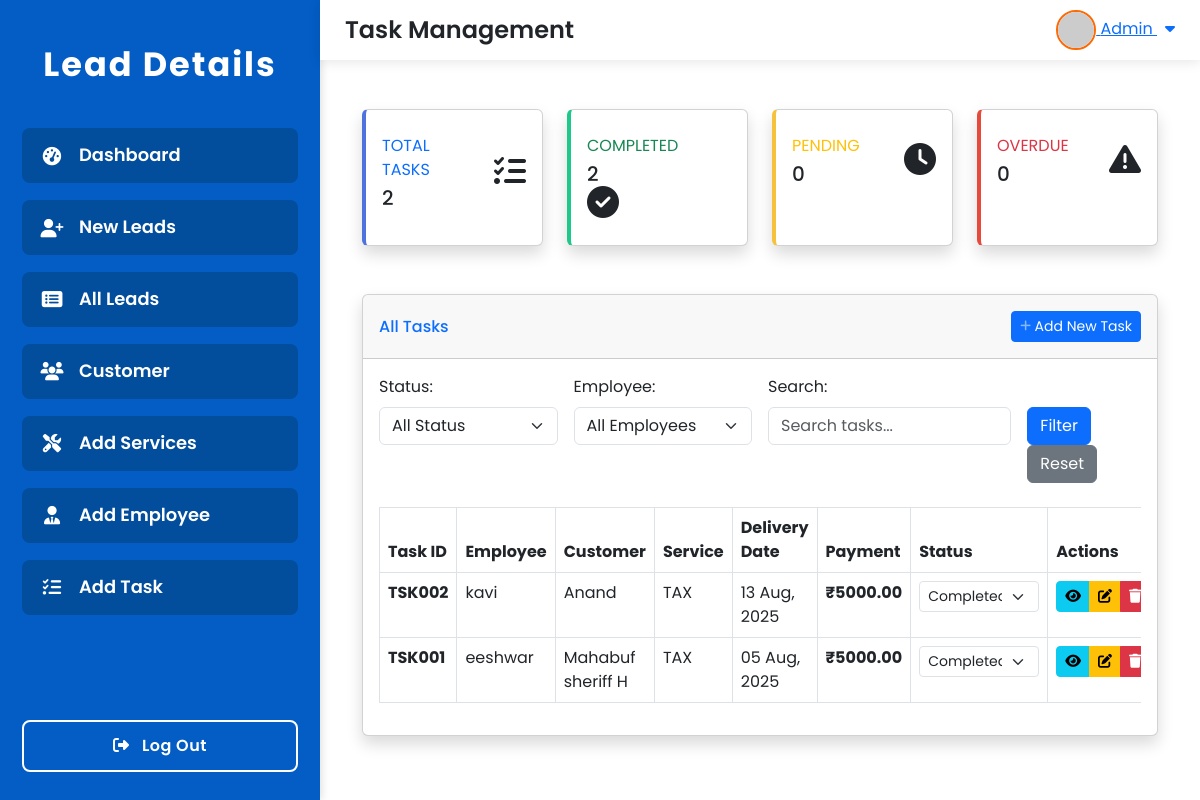
/task-list/, run on an earlier commit of the app's database.
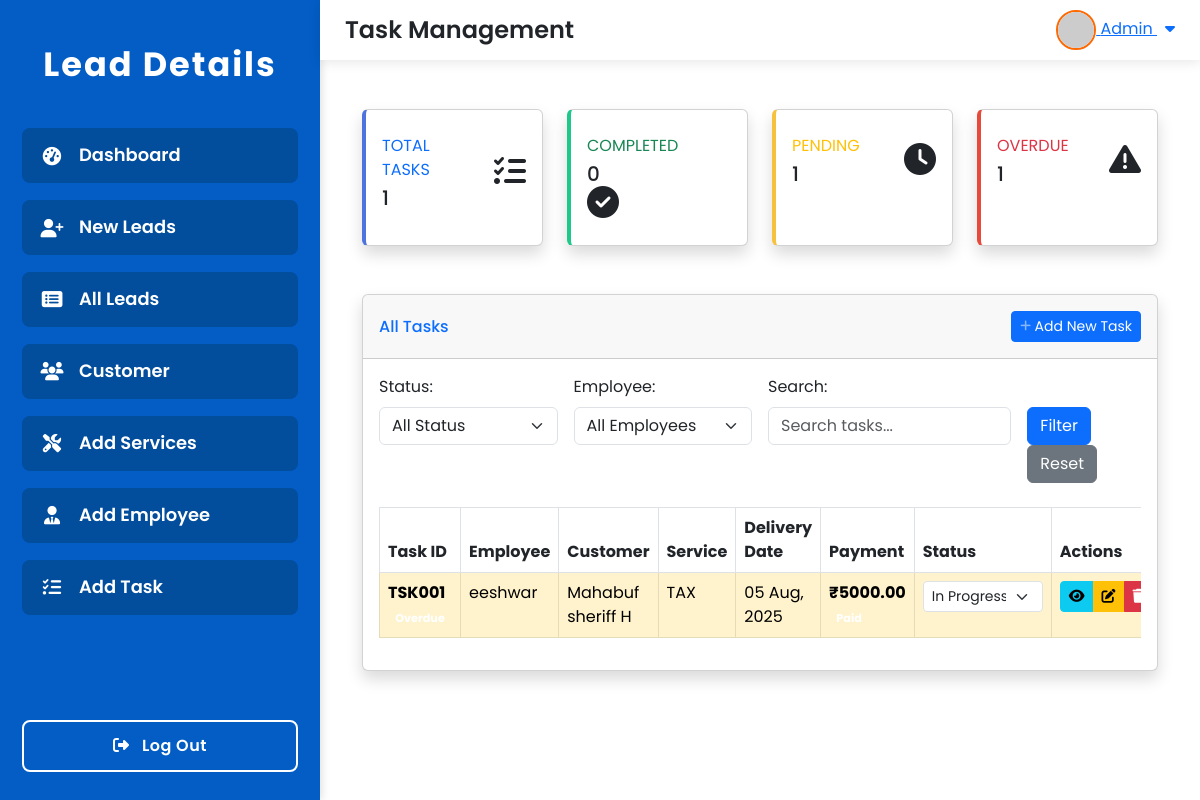
And on a later commit of the database.
### lead/models.py (models this page shows, shortened)
class Task(models.Model):
    PAYMENT_STATUS_CHOICES = [
        ('paid', 'Paid'),
        ('pending', 'Pending'),
        ('balance', 'Balance'),
    ]
    TASK_STATUS_CHOICES = [
        ('assigned', 'Assigned'),
        ('in_progress', 'In Progress'),
        ('completed', 'Completed'),
        ('on_hold', 'On Hold'),
        ('cancelled', 'Cancelled'),
    ]
    task_id = models.CharField(max_length=20, unique=True, blank=True)
    assigned_to = models.ForeignKey(Employee, on_delete=models.CASCADE, related_name='assigned_tasks')
    customer_name = models.ForeignKey(Lead, on_delete=models.CASCADE, related_name='customer_tasks')
    service_name = models.ForeignKey(Service, on_delete=models.CASCADE, related_name='service_tasks')
    delivery_date = models.DateField()
    payment_amount = models.DecimalField(max_digits=10, decimal_places=2)
    payment_status = models.CharField(max_length=10, choices=PAYMENT_STATUS_CHOICES, default='pending')
    balance_amount = models.DecimalField(max_digits=10, decimal_places=2, default=0.00, blank=True, null=True)
    task_notes = models.TextField(blank=True, null=True)
    task_status = models.CharField(max_length=15, choices=TASK_STATUS_CHOICES, default='assigned')
    created_at = models.DateTimeField(auto_now_add=True)
    updated_at = models.DateTimeField(auto_now=True)
    @property
    def is_overdue(self):
        from django.utils import timezone
        return self.delivery_date < timezone.now().date() and self.task_status not in ['completed', 'cancelled']
    class Meta:
        ordering = ['-created_at']

class Employee(models.Model):
    employee_id = models.CharField(max_length=20, unique=True)
    employee_name = models.CharField(max_length=100)
    phone_number = models.CharField(max_length=15)
    email = models.EmailField()
    address = models.TextField()

class Lead(models.Model):
    customer_id = models.CharField(max_length=50, unique=True)
    customer_name = models.CharField(max_length=200)
    mobile_no = models.CharField(max_length=15)
    father_name = models.CharField(max_length=200, blank=True, null=True)
    spouse_name = models.CharField(max_length=200, blank=True, null=True)
    mother_name = models.CharField(max_length=200, blank=True, null=True)
    aadhar_card_no = models.CharField(max_length=12, blank=True, null=True)
    pan_no = models.CharField(max_length=10, blank=True, null=True)
    company_name = models.CharField(max_length=200, blank=True, null=True)
    email_id = models.EmailField(blank=True, null=True)
    gst_no = models.CharField(max_length=15, blank=True, null=True)
    cin_no = models.CharField(max_length=21, blank=True, null=True)
    assigned_to = models.CharField(max_length=200, blank=True, null=True)
    delivery_date = models.DateField(blank=True, null=True)
    upload_document = models.FileField(upload_to='documents/', blank=True, null=True)
    note = models.TextField(blank=True, null=True)
    created_at = models.DateTimeField(auto_now_add=True)
    updated_at = models.DateTimeField(auto_now=True)
    class Meta:
        ordering = ['-created_at']

class Service(models.Model):
    CATEGORY_CHOICES = [
        ('Tax', 'Tax'),
        ('Registration', 'Registration'),
        ('Consultancy', 'Consultancy'),
        ('Filing', 'Filing'),
        ('Legal', 'Legal'),
    ]
    name = models.CharField(max_length=200)
    category = models.CharField(max_length=50, choices=CATEGORY_CHOICES)
    base_price = models.DecimalField(max_digits=10, decimal_places=2)
    description = models.TextField(blank=True, null=True)
    created_at = models.DateTimeField(auto_now_add=True)
    updated_at = models.DateTimeField(auto_now=True)
    class Meta:
        ordering = ['name']

### lead/views.py (the view)
# urls.py: path('task-list/', views.task_list, name='task_list'),
def task_list(request):
    status_filter = request.GET.get('status', '')
    employee_filter = request.GET.get('employee', '')
    search_query = request.GET.get('search', '')
    tasks = Task.objects.select_related('assigned_to', 'customer_name', 'service_name').all()
    if status_filter:
        tasks = tasks.filter(task_status=status_filter)
    if employee_filter:
        tasks = tasks.filter(assigned_to_id=employee_filter)
    if search_query:
        tasks = tasks.filter(
            Q(task_id__icontains=search_query) |
            Q(customer_name__customer_name__icontains=search_query) |
            Q(service_name__name__icontains=search_query)
        )
    paginator = Paginator(tasks, 20)
    page_number = request.GET.get('page')
    tasks = paginator.get_page(page_number)
    total_tasks = Task.objects.count()
    completed_tasks = Task.objects.filter(task_status='completed').count()
    pending_tasks = Task.objects.filter(task_status__in=['assigned', 'in_progress']).count()
    overdue_tasks = Task.objects.filter(
        delivery_date__lt=timezone.now().date(),
        task_status__in=['assigned', 'in_progress', 'on_hold']
    ).count()
    employees = Employee.objects.all().order_by('employee_name')
    context = {
        'tasks': tasks,
        'employees': employees,
        'status_filter': status_filter,
        'employee_filter': employee_filter,
        'search_query': search_query,
        'total_tasks': total_tasks,
        'completed_tasks': completed_tasks,
        'pending_tasks': pending_tasks,
        'overdue_tasks': overdue_tasks,
    }
    return render(request, 'task_list.html', context)

### lead/templates/task_list.html (shortened to what the changed rows need)
{% extends 'base.html' %}
{% block content %}
<div class="container-fluid my-4">
    <div class="row mb-4">
        <div class="col-xl-3 col-md-6 mb-4">
            <div class="card border-left-primary shadow h-100 py-2">
                <div class="card-body">
                    <div class="row no-gutters align-items-center">
                        <div class="col mr-2">
                            <div class="text-xs font-weight-bold text-primary text-uppercase mb-1">Total Tasks</div>
                            <div class="h5 mb-0 font-weight-bold text-gray-800">{{ total_tasks }}</div>
                        </div>
                    </div>
                </div>
            </div>
        </div>
        <div class="col-xl-3 col-md-6 mb-4">
            <div class="card border-left-success shadow h-100 py-2">
                <div class="card-body">
                    <div class="row no-gutters align-items-center">
                        <div class="col mr-2">
                            <div class="text-xs font-weight-bold text-success text-uppercase mb-1">Completed</div>
                            <div class="h5 mb-0 font-weight-bold text-gray-800">{{ completed_tasks }}</div>
                        </div>
                    </div>
                </div>
            </div>
        </div>
        <div class="col-xl-3 col-md-6 mb-4">
            <div class="card border-left-warning shadow h-100 py-2">
                <div class="card-body">
                    <div class="row no-gutters align-items-center">
                        <div class="col mr-2">
                            <div class="text-xs font-weight-bold text-warning text-uppercase mb-1">Pending</div>
                            <div class="h5 mb-0 font-weight-bold text-gray-800">{{ pending_tasks }}</div>
                        </div>
                    </div>
                </div>
            </div>
        </div>
        <div class="col-xl-3 col-md-6 mb-4">
            <div class="card border-left-danger shadow h-100 py-2">
                <div class="card-body">
                    <div class="row no-gutters align-items-center">
                        <div class="col mr-2">
                            <div class="text-xs font-weight-bold text-danger text-uppercase mb-1">Overdue</div>
                            <div class="h5 mb-0 font-weight-bold text-gray-800">{{ overdue_tasks }}</div>
                        </div>
                    </div>
                </div>
            </div>
        </div>
    </div>
    <div class="card shadow mb-4">
        <div class="card-body">
            <div class="table-responsive">
                <table class="table table-bordered" id="tasksTable" width="100%" cellspacing="0">
                    <thead>
                        <tr>
                            <th>Task ID</th>
                            <th>Employee</th>
                            <th>Customer</th>
                            <th>Service</th>
                            <th>Delivery Date</th>
                            <th>Payment</th>
                            <th>Status</th>
                            <th>Actions</th>
                        </tr>
                    </thead>
                    <tbody>
                        {% for task in tasks %}
                        <tr {% if task.is_overdue %}class="table-warning"{% endif %}>
                            <td>
                                <strong>{{ task.task_id }}</strong>
                                {% if task.is_overdue %}
                                    <span class="badge badge-danger ml-1">Overdue</span>
                                {% endif %}
                            </td>
                            <td>{{ task.assigned_to.employee_name }}</td>
                            <td>{{ task.customer_name.customer_name }}</td>
                            <td>{{ task.service_name.name }}</td>
                            <td>{{ task.delivery_date|date:"d M, Y" }}</td>
                            <td>
                                <strong>₹{{ task.payment_amount }}</strong><br>
                                <span class="badge badge-{% if task.payment_status == 'paid' %}success{% elif task.payment_status == 'pending' %}warning{% else %}info{% endif %}">
                                </span>
                            </td>
                            <td>
                                <select class="form-select form-select-sm status-select" data-task-id="{{ task.id }}">
                                    <option value="in_progress" {% if task.task_status == 'in_progress' %}selected{% endif %}>In Progress</option>
                                    <option value="completed" {% if task.task_status == 'completed' %}selected{% endif %}>Completed</option>
                                </select>
                            </td>
                            <td>
                                <div class="btn-group" role="group">
                                    <button type="button" class="btn btn-info btn-sm" onclick="viewTask('{{ task.id }}')" title="View Details">
                                        <i class="fas fa-eye"></i>
                                    </button>
                                    <a href="{% url 'edit_task' task.id %}" class="btn btn-warning btn-sm" title="Edit">
                                        <i class="fas fa-edit"></i>
                                    </a>
                                    <button type="button" class="btn btn-danger btn-sm" onclick="deleteTask('{{ task.id }}')" title="Delete">
                                        <i class="fas fa-trash"></i>
                                    </button>
                                </div>
                            </td>
                        </tr>
                        {% empty %}
                        <tr>
                            <td colspan="8" class="text-center">No tasks found.</td>
                        </tr>
                        {% endfor %}
                    </tbody>
                </table>
            </div>
        </div>
    </div>
</div>
{% endblock %}

What changed in the data, as far as the page shows it:
removed Task: task_id "TSK002", assigned_to.employee_name "kavi", customer_name.customer_name "Anand", service_name.name "TAX", delivery_date "13 Aug, 2025", payment_amount "5000.00", task_status+id "Completed"
changed Task "TSK001": task_status "completed" → "in_progress" (drawn); task_status+id "Completed" → "In Progress"
Also different on the page:
{{ total_tasks }}: "2" → "1"
{{ completed_tasks }}: "2" → "0"
{{ pending_tasks }}: "0" → "1"
{{ overdue_tasks }}: "0" → "1"
